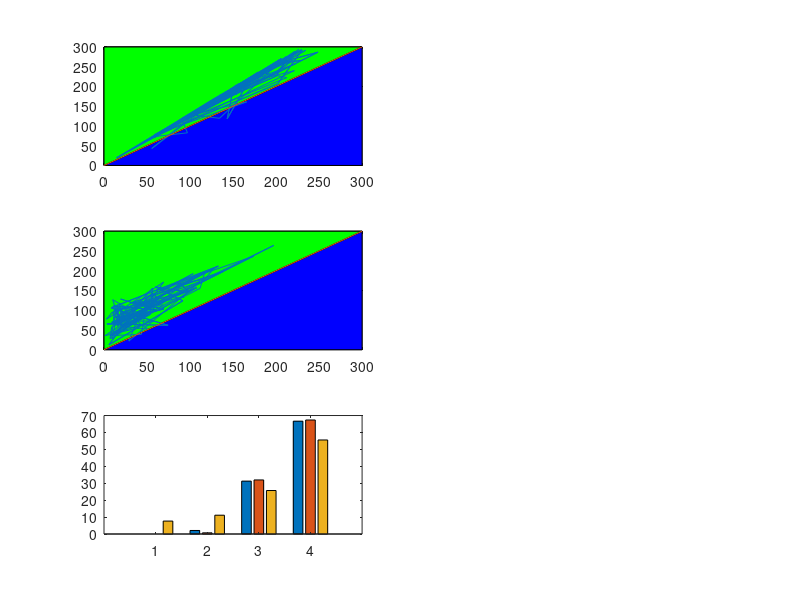

This figure's MATLAB source: (Note: this script raises an error after producing the figure.)

clear
clc

load param_ThrePert_SA0SB0_25pc_AND.mat
load param_SameSA0SB0_AND.mat

unp=tri_types(nrr,:);
ind=tri_type_SA0ltSB0;
dir=tri_type_SB0ltSA0;

nr=length(tri_type_SB0ltSA0);

for ii=1:nr

    if tri_type_SA0ltSB0(ii)==1 
        M_state_SA0ltSB0(ii,1)=SNB_SA0ltSB0(ii,3)-SNB_SA0ltSB0(ii,4);
        H_state_SA0ltSB0(ii,1)=SNB_SA0ltSB0(ii,3)-SNB_SA0ltSB0(ii,2);
        Tri_Reg_SA0ltSB0(ii,1)=SNB_SA0ltSB0(ii,1)-SNB_SA0ltSB0(ii,4);
    elseif tri_type_SA0ltSB0(ii)==3
        M_state_SA0ltSB0(ii,1)=SNB_SA0ltSB0(ii,3)-SNB_SA0ltSB0(ii,4);
        H_state_SA0ltSB0(ii,1)=SNB_SA0ltSB0(ii,3)-SNB_SA0ltSB0(ii,2);
        Tri_Reg_SA0ltSB0(ii,1)=SNB_SA0ltSB0(ii,1)-SNB_SA0ltSB0(ii,2);
    elseif tri_type_SA0ltSB0(ii)==2 
        M_state_SA0ltSB0(ii,1)=SNB_SA0ltSB0(ii,1)-SNB_SA0ltSB0(ii,4);
        H_state_SA0ltSB0(ii,1)=SNB_SA0ltSB0(ii,3)-SNB_SA0ltSB0(ii,2);
        Tri_Reg_SA0ltSB0(ii,1)=SNB_SA0ltSB0(ii,3)-SNB_SA0ltSB0(ii,4);
    elseif tri_type_SA0ltSB0(ii)==4 
        M_state_SA0ltSB0(ii,1)=SNB_SA0ltSB0(ii,1)-SNB_SA0ltSB0(ii,4);
        H_state_SA0ltSB0(ii,1)=SNB_SA0ltSB0(ii,3)-SNB_SA0ltSB0(ii,2);
        Tri_Reg_SA0ltSB0(ii,1)=SNB_SA0ltSB0(ii,3)-SNB_SA0ltSB0(ii,2);
    end


    if tri_type_SB0ltSA0(ii)==1 
        M_state_SB0ltSA0(ii,1)=SNB_SB0ltSA0(ii,3)-SNB_SB0ltSA0(ii,4);
        H_state_SB0ltSA0(ii,1)=SNB_SB0ltSA0(ii,3)-SNB_SB0ltSA0(ii,2);
        Tri_Reg_SB0ltSA0(ii,1)=SNB_SB0ltSA0(ii,1)-SNB_SB0ltSA0(ii,4);
    elseif tri_type_SB0ltSA0(ii)==3
        M_state_SB0ltSA0(ii,1)=SNB_SB0ltSA0(ii,3)-SNB_SB0ltSA0(ii,4);
        H_state_SB0ltSA0(ii,1)=SNB_SB0ltSA0(ii,3)-SNB_SB0ltSA0(ii,2);
        Tri_Reg_SB0ltSA0(ii,1)=SNB_SB0ltSA0(ii,1)-SNB_SB0ltSA0(ii,2);
    elseif tri_type_SB0ltSA0(ii)==2
        M_state_SB0ltSA0(ii,1)=SNB_SB0ltSA0(ii,1)-SNB_SB0ltSA0(ii,4);
        H_state_SB0ltSA0(ii,1)=SNB_SB0ltSA0(ii,3)-SNB_SB0ltSA0(ii,2);
        Tri_Reg_SB0ltSA0(ii,1)=SNB_SB0ltSA0(ii,3)-SNB_SB0ltSA0(ii,4);
    elseif tri_type_SB0ltSA0(ii)==4
        M_state_SB0ltSA0(ii,1)=SNB_SB0ltSA0(ii,1)-SNB_SB0ltSA0(ii,4);
        H_state_SB0ltSA0(ii,1)=SNB_SB0ltSA0(ii,3)-SNB_SB0ltSA0(ii,2);
        Tri_Reg_SB0ltSA0(ii,1)=SNB_SB0ltSA0(ii,3)-SNB_SB0ltSA0(ii,2);
    end

end

ind_types=[sum(ind==1),sum(ind==2),sum(ind==3),sum(ind==4)];
ind_pc=ind_types.*100./sum(ind_types);

dir_types=[sum(dir==1),sum(dir==2),sum(dir==3),sum(dir==4)];
dir_pc=dir_types.*100./sum(dir_types);

unp_types=[sum(unp==1),sum(unp==2),sum(unp==3),sum(unp==4)];
unp_pc=unp_types.*100./sum(unp_types);



%%%%%%%%%%%%%%%%%%%%%%%%%%%%%%%%%%%%%%%%%%%%%%%%%%%%%%%%%%%%%%%%%%%%%%%%%%%

% Define the vertices of the triangle
x1 = [0, 300, 300];
y1 = [0, 0, 300];

% Plot the vertices
figure(4)
subplot(3,2,1)
plot(x1, y1, 'k-'); % Plot the lines connecting the vertices

% Fill the area of the triangle
% figure(4)
% subplot(3,3,1)
fill(x1, y1, 'b'); % Fill the triangle with blue color
hold on

% Define the vertices of the triangle
x2 = [0, 0, 300];
y2 = [0, 300, 300];

% Plot the vertices
% figure(4)
% subplot(3,3,1)
plot(x2, y2, 'k-'); % Plot the lines connecting the vertices

% Fill the area of the triangle
% figure(4)
% subplot(3,3,1)
fill(x2, y2, 'g'); % Fill the triangle with blue color
hold on

% figure(4)
% subplot(3,3,1)
plot(SNB_SA0ltSB0(:,1), SNB_SB0ltSA0(:,1))
hold on
plot([0,300],[0,300])

sn1_dir_gt_ind = find(SNB_SB0ltSA0(:,1)>SNB_SA0ltSB0(:,1));
sn1_dir_lt_ind = find(SNB_SB0ltSA0(:,1)<SNB_SA0ltSB0(:,1));
sn1_dir_eq_ind = find(SNB_SB0ltSA0(:,1)==SNB_SA0ltSB0(:,1));
tot_sn1 = length(sn1_dir_gt_ind)+length(sn1_dir_lt_ind)+length(sn1_dir_eq_ind);

sn1_cont=([length(sn1_dir_gt_ind),length(sn1_dir_lt_ind),length(sn1_dir_eq_ind)].*100./tot_sn1)

% Define the vertices of the triangle
x1 = [0, 300, 300];
y1 = [0, 0, 300];

% Plot the vertices
figure(4)
subplot(3,2,3)
plot(x1, y1, 'k-'); % Plot the lines connecting the vertices

% Fill the area of the triangle
% figure(4)
% subplot(2,2,2)
fill(x1, y1, 'b'); % Fill the triangle with blue color
hold on

% Define the vertices of the triangle
x2 = [0, 0, 300];
y2 = [0, 300, 300];

% Plot the vertices
% figure(4)
% subplot(2,2,2)
plot(x2, y2, 'k-'); % Plot the lines connecting the vertices

% Fill the area of the triangle
% figure(4)
% subplot(2,2,2)
fill(x2, y2, 'g'); % Fill the triangle with blue color
hold on

% subplot(2,2,2)
plot(M_state_SA0ltSB0,M_state_SB0ltSA0)
hold on
plot([0,300],[0,300])

m_dir_gt_ind = find(M_state_SB0ltSA0(:,1)>M_state_SA0ltSB0(:,1));
m_dir_lt_ind = find(M_state_SB0ltSA0(:,1)<M_state_SA0ltSB0(:,1));
m_dir_eq_ind = find(M_state_SB0ltSA0(:,1)==M_state_SA0ltSB0(:,1));
tot_m = length(m_dir_gt_ind)+length(m_dir_lt_ind)+length(m_dir_eq_ind);


mstate_cont=([length(m_dir_gt_ind),length(m_dir_lt_ind),length(m_dir_eq_ind)].*100./tot_m)

subplot(3,2,5)
bar([unp_pc;dir_pc;ind_pc]')
% set(gca, 'TickDir', 'out');

text(1:length(unp_pc),unp_pc,num2str(unp_pc'),'vert','bottom','horiz','center','Rotation',90); 

text(1:length(dir_pc),dir_pc,num2str(dir_pc'),'vert','bottom','horiz','center','Rotation',90); 

text(1:length(ind_pc),ind_pc,num2str(ind_pc'),'vert','bottom','horiz','center','Rotation',90); 

set(gca, 'XTickLabel',{'2U2D','1U2D','2U1D','1U1D'})
